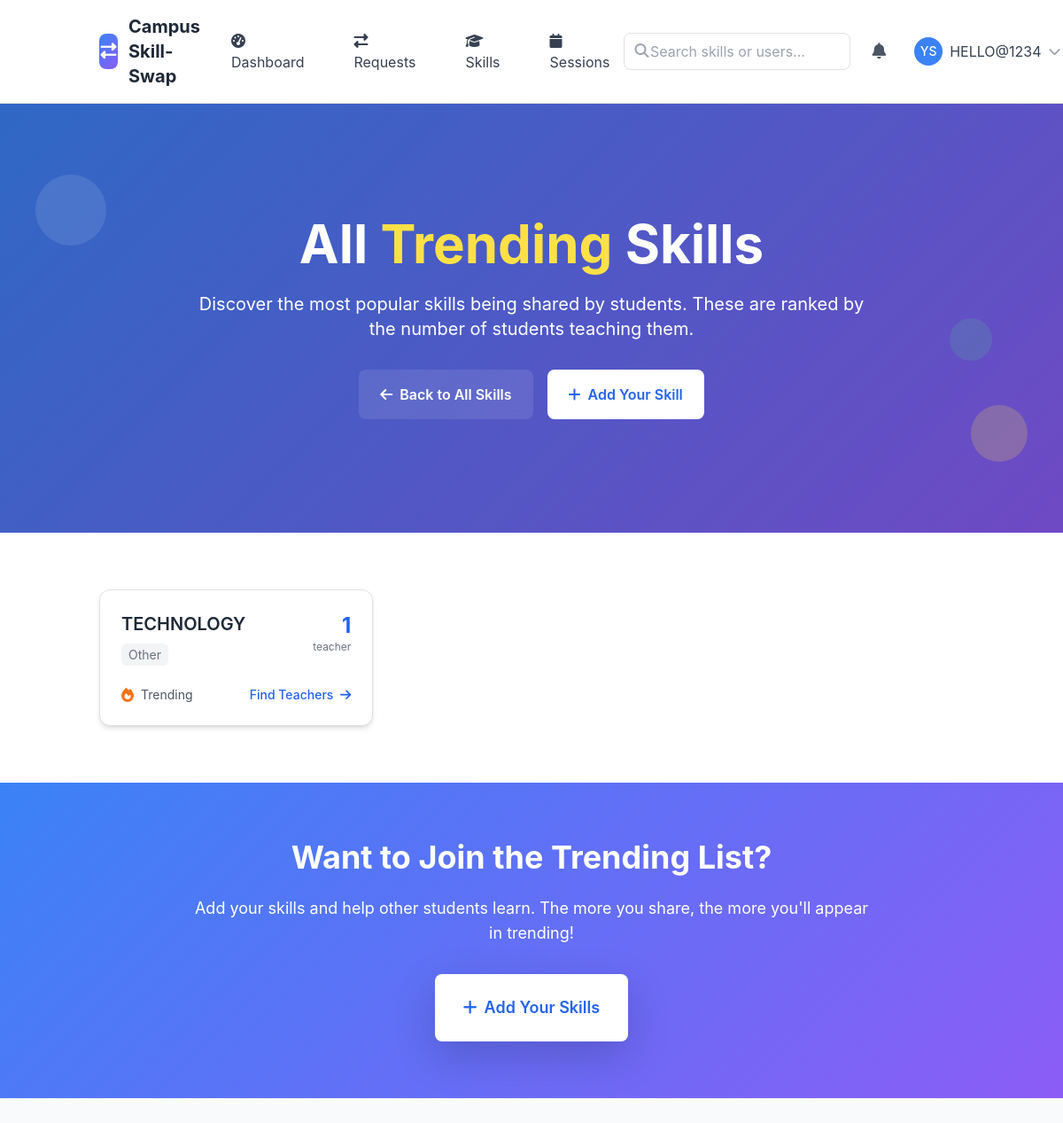
Screenshot of /skills/trending/more/ (signed in) with the database file from the repository.
### skills/models.py (models this page shows, shortened)
class Skill(models.Model):
    name = models.CharField(max_length=100)
    category = models.ForeignKey(SkillCategory, on_delete=models.CASCADE, related_name='skills')
    description = models.TextField(blank=True)
    is_popular = models.BooleanField(default=False)
    created_at = models.DateTimeField(auto_now_add=True)
    updated_at = models.DateTimeField(auto_now=True)
    class Meta:
        ordering = ['category__name', 'name']
        unique_together = ['name', 'category']

class SkillCategory(models.Model):
    name = models.CharField(max_length=100, unique=True)
    description = models.TextField(blank=True)
    icon = models.CharField(max_length=50, blank=True, help_text="CSS icon class")
    color = models.CharField(max_length=7, default='#3B82F6', help_text="Hex color code")
    is_active = models.BooleanField(default=True)
    created_at = models.DateTimeField(auto_now_add=True)
    updated_at = models.DateTimeField(auto_now=True)
    class Meta:
        ordering = ['name']
        verbose_name_plural = "Skill Categories"
        db_table = 'category'

### skills/views.py (the view)
# urls.py: path('trending/more/', views.TrendingSkillsMoreView.as_view(), name='trending_skills_more'),
class TrendingSkillsMoreView(LoginRequiredMixin, ListView):
    model = Skill
    template_name = 'skills/trending_skills_more.html'
    context_object_name = 'trending_skills'
    paginate_by = 20
    def get_queryset(self):
        from django.db.models import Count
        return (Skill.objects
                .filter(category__is_active=True)
                .annotate(offered_count=Count('offered_by_users'))
                .filter(offered_count__gt=0)
                .order_by('-offered_count', 'name'))
    def get_context_data(self, **kwargs):
        context = super().get_context_data(**kwargs)
        context['page_title'] = 'All Trending Skills'
        return context

### templates/skills/trending_skills_more.html (shortened to what this page needs)
{% extends 'base.html' %}
{% load static %}
{% block content %}
<section class="gradient-bg relative overflow-hidden">
    <div class="absolute inset-0 bg-black opacity-20"></div>
    <div class="relative container mx-auto px-4 py-20 lg:py-32">
        <div class="text-center text-white">
            <h1 class="text-4xl lg:text-6xl font-bold mb-6 leading-tight">
                All <span class="text-yellow-300">Trending</span> Skills
            </h1>
            <p class="text-lg lg:text-xl mb-8 max-w-3xl mx-auto">
                Discover the most popular skills being shared by students. These are ranked by the number of students teaching them.
            </p>
            <div class="flex justify-center space-x-4">
                <a href="{% url 'skills:skill_list' %}" class="bg-white/10 backdrop-blur-sm text-white px-6 py-3 rounded-lg font-semibold hover:bg-white/20 transition-all">
                    <i class="fas fa-arrow-left mr-2"></i>Back to All Skills
                </a>
                <a href="{% url 'skills:add_skill' %}" class="bg-white text-blue-600 px-6 py-3 rounded-lg font-semibold hover:bg-gray-100 transition-all">
                    <i class="fas fa-plus mr-2"></i>Add Your Skill
                </a>
            </div>
        </div>
    </div>
    <div class="absolute top-20 left-10 w-20 h-20 bg-white opacity-10 rounded-full animate-bounce"></div>
    <div class="absolute bottom-20 right-10 w-16 h-16 bg-yellow-300 opacity-20 rounded-full animate-pulse"></div>
    <div class="absolute top-1/2 right-20 w-12 h-12 bg-green-400 opacity-15 rounded-full animate-bounce delay-75"></div>
</section>
<section class="py-16 bg-white">
    <div class="container mx-auto px-4">
        {% if trending_skills %}
            <div class="grid grid-cols-1 md:grid-cols-2 lg:grid-cols-3 gap-6">
                {% for skill in trending_skills %}
                    <div class="skill-card bg-white rounded-xl shadow-md p-6 hover:shadow-lg transition-all border">
                        <div class="flex items-start justify-between mb-4">
                            <div class="flex-1">
                                <h3 class="text-xl font-semibold text-gray-800 mb-2">{{ skill.name }}</h3>
                                <span class="text-sm text-gray-500 bg-gray-100 px-2 py-1 rounded">{{ skill.category.name }}</span>
                            </div>
                            <div class="text-right">
                                <div class="text-2xl font-bold text-blue-600">{{ skill.offered_count }}</div>
                                <div class="text-xs text-gray-500">teacher{{ skill.offered_count|pluralize }}</div>
                            </div>
                        </div>
                        <div class="flex justify-between items-center">
                            <div class="flex items-center space-x-2">
                                <i class="fas fa-fire text-orange-500"></i>
                                <span class="text-sm text-gray-600">Trending</span>
                            </div>
                            <a href="{% url 'skills:skill_list' %}?search={{ skill.name }}" class="text-blue-600 hover:text-blue-800 text-sm font-medium">
                                Find Teachers <i class="fas fa-arrow-right ml-1"></i>
                            </a>
                        </div>
                    </div>
                {% endfor %}
            </div>
        {% endif %}
    </div>
</section>
<section class="gradient-bg py-16">
    <div class="container mx-auto px-4 text-center">
        <div class="max-w-3xl mx-auto text-white">
            <h2 class="text-3xl lg:text-4xl font-bold mb-6">
                Want to Join the Trending List?
            </h2>
            <p class="text-lg mb-8">
                Add your skills and help other students learn. The more you share, the more you'll appear in trending!
            </p>
            <a href="{% url 'skills:add_skill' %}"
               class="bg-white text-blue-600 px-8 py-4 rounded-lg font-semibold text-lg hover:bg-gray-100 transition-all transform hover:scale-105 shadow-lg inline-block">
                <i class="fas fa-plus mr-2"></i>Add Your Skills
            </a>
        </div>
    </div>
</section>
{% endblock %}

### templates/base.html (shortened to what this page needs)
{% load static %}
<!DOCTYPE html>
<html lang="en" class="h-full">
<head>
    <script src="https://cdn.tailwindcss.com"></script>
    <link href="https://cdn.jsdelivr.net/npm/bootstrap@5.3.2/dist/css/bootstrap.min.css" rel="stylesheet">
    <link rel="stylesheet" href="https://cdnjs.cloudflare.com/ajax/libs/font-awesome/6.5.1/css/all.min.css">
</head>
<body class="bg-gray-50 h-full">
    <nav class="bg-white shadow-lg border-b">
        <div class="container mx-auto px-4">
            <div class="flex justify-between items-center py-3">
                <div class="flex items-center space-x-3">
                    <div class="w-10 h-10 gradient-bg rounded-lg flex items-center justify-center">
                        <i class="fas fa-exchange-alt text-white text-lg"></i>
                    </div>
                    <a href="{% url 'core:home' %}" class="text-xl font-bold text-gray-800 hover:text-blue-600 transition-colors">
                        Campus Skill-Swap
                    </a>
                </div>
                <div class="hidden md:flex items-center space-x-6">
                    {% if user.is_authenticated %}
                        <a href="{% url 'core:dashboard' %}" class="nav-link px-3 py-2 text-gray-700 hover:text-blue-600 transition-colors">
                            <i class="fas fa-tachometer-alt mr-2"></i>Dashboard
                        </a>
                        <a href="{% url 'core:requests' %}" class="nav-link px-3 py-2 text-gray-700 hover:text-blue-600 transition-colors">
                            <i class="fas fa-exchange-alt mr-2"></i>Requests
                        </a>
                        <a href="{% url 'skills:skill_list' %}" class="nav-link px-3 py-2 text-gray-700 hover:text-blue-600 transition-colors">
                            <i class="fas fa-graduation-cap mr-2"></i>Skills
                        </a>
                        <a href="{% url 'skill_sessions:session_management' %}" class="nav-link px-3 py-2 text-gray-700 hover:text-blue-600 transition-colors">
                            <i class="fas fa-calendar mr-2"></i>Sessions
                        </a>
                    {% endif %}
                </div>
                <div class="flex items-center space-x-4">
                    {% if user.is_authenticated %}
                        <div class="relative hidden lg:block">
                            <input type="text" placeholder="&nbsp;Search skills or users..."
                                   class="w-64 px-4 py-2 pl-10 pr-4 border border-gray-300 rounded-lg focus:ring-2 focus:ring-blue-500 focus:border-transparent">
                            <i class="fas fa-search absolute left-3 top-3 text-gray-400"></i>
                        </div>
                        <div class="relative">
                            <button id="notificationBtn" class="relative p-2 text-gray-600 hover:text-blue-600 transition-colors">
                                <i class="fas fa-bell text-lg"></i>
                            </button>
                        </div>
                        <div class="relative">
                            <button id="userMenuBtn" class="flex items-center space-x-2 p-2 rounded-lg hover:bg-gray-100 transition-colors">
                                {% if user.profile.profile_picture %}
                                    <img src="{{ user.profile.profile_picture.url }}" alt="Profile" class="w-8 h-8 rounded-full">
                                {% else %}
                                    <div class="w-8 h-8 bg-blue-500 rounded-full flex items-center justify-center">
                                        <span class="text-white text-sm font-medium">{{ user.first_name|first|upper }}{{ user.last_name|first|upper }}</span>
                                    </div>
                                {% endif %}
                                <span class="hidden md:block text-gray-700">{{ user.username}}</span>
                                <i class="fas fa-chevron-down text-gray-400 text-sm"></i>
                            </button>
                        </div>
                    {% endif %}
                </div>
            </div>
        </div>
    </nav>
    <main class="min-h-screen">
        {% block content %}{% endblock %}
    </main>
</body>
</html>

### templates/base.html (style rules this page uses)
:root { --primary-color: #3B82F6; --secondary-color: #10B981; --accent-color: #8B5CF6; --warning-color: #F59E0B; --danger-color: #EF4444; }
body { font-family: 'Inter', -apple-system, BlinkMacSystemFont, sans-serif; }
.gradient-bg { background: linear-gradient(135deg, var(--primary-color) 0%, var(--accent-color) 100%); }
.skill-card { transition: all 0.3s ease; border: 1px solid #e5e7eb; }

### rows the page displays
Skill: name "TECHNOLOGY", category.name "Other", offered_count "1"

### other values shown
{{ user.first_name|first|upper }} "Y"
{{ user.last_name|first|upper }} "S"
{{ user.username }} "HELLO@1234"
